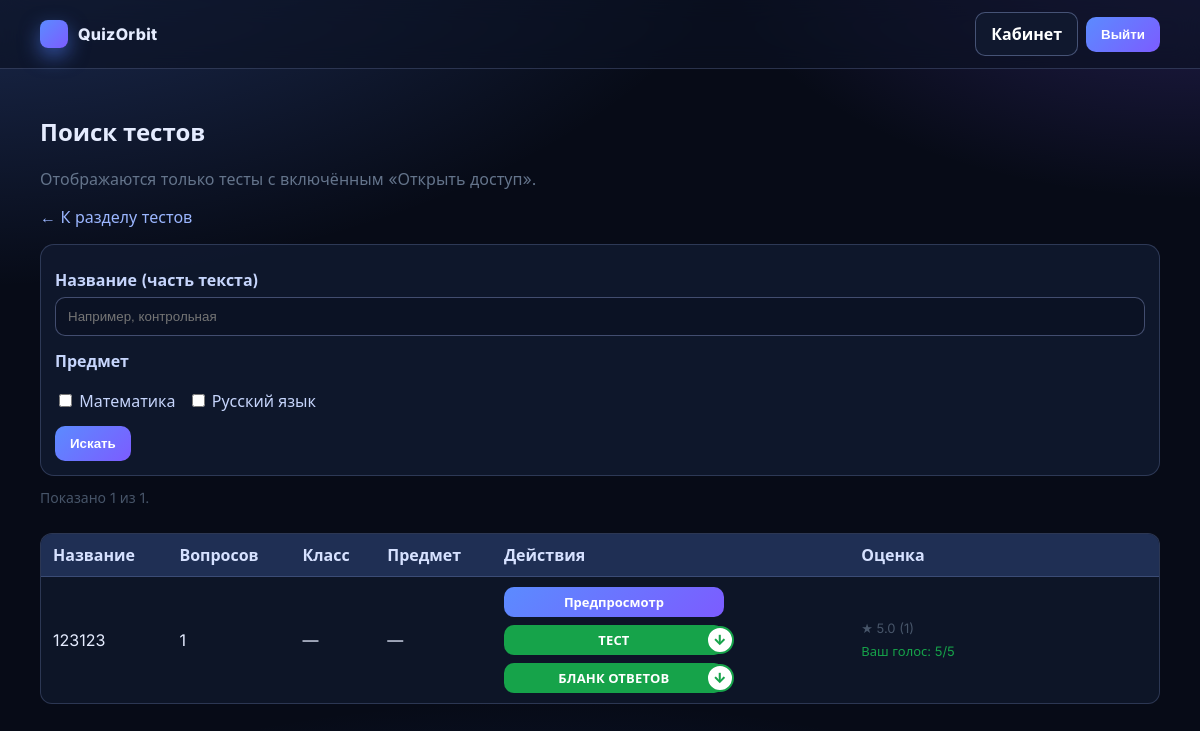
The app's page /tests/search (signed in) with its own data.
### app/models.py (models this page shows)
class TestBlank(db.Model):
    __tablename__ = "test_blanks"
    id = db.Column(db.Integer, primary_key=True)
    uuid = db.Column(db.String(36), unique=True, nullable=False, default=lambda: str(uuid.uuid4()))
    owner_id = db.Column(db.Integer, db.ForeignKey("users.id"), nullable=False, index=True)
    title = db.Column(db.String(200), nullable=True)
    is_public = db.Column(db.Boolean, nullable=False, default=False)
    grade = db.Column(db.Integer, nullable=True)
    subject = db.Column(db.String(50), nullable=True)
    question_count = db.Column(db.Integer, nullable=False)
    created_at = db.Column(db.DateTime, default=datetime.utcnow, nullable=False)
    layout_json = db.Column(db.Text, nullable=True)
    owner = db.relationship("User", back_populates="blanks")
    questions = db.relationship(
        "TestQuestion", back_populates="blank", order_by="TestQuestion.question_number", cascade="all, delete-orphan"
    )
    ratings = db.relationship("TestBlankRating", back_populates="blank", cascade="all, delete-orphan")

### app/routes_web.py (the view)
@web_bp.route("/tests/search", methods=["GET"])
@login_required
def tests_search():
    q = request.args.get("q", "").strip()
    subject_keys = [s for s in request.args.getlist("subject") if s in SUBJECT_LABELS]
    page_raw = (request.args.get("page") or "1").strip()
    try:
        page = max(1, int(page_raw))
    except Exception:
        page = 1
    per_page = 12
    query = TestBlank.query.filter(TestBlank.is_public.is_(True))
    if q:
        query = query.filter(TestBlank.title.ilike(f"%{q}%"))
    if subject_keys:
        query = query.filter(TestBlank.subject.in_(subject_keys))
    query = query.order_by(TestBlank.created_at.desc())
    total = query.count()
    pages = (total + per_page - 1) // per_page if total else 0
    if pages and page > pages:
        page = pages
    items = query.offset((page - 1) * per_page).limit(per_page).all() if total else []
    rating_stats, my_ratings = _ratings_for_blank_ids([t.id for t in items], current_user.id)
    return render_template(
        "tests_search.html",
        items=items,
        q=q,
        subject_keys=subject_keys,
        subject_labels=SUBJECT_LABELS,
        page=page,
        pages=pages,
        total=total,
        query_args={"q": q, "subject": subject_keys},
        rating_stats=rating_stats,
        my_ratings=my_ratings,
        return_to=request.full_path.rstrip("?"),
    )

### app/models.py (called while the page is built)
@login_manager.user_loader
def load_user(user_id: str):
    try:
        return User.query.get(int(user_id))
    except Exception:
        return None

### app/templates/tests_search.html (shortened to what this page needs)
{% extends "base.html" %}
{% block content %}
  <div class="tests-search-page">
  <h2>Поиск тестов</h2>
  <p class="muted-note">Отображаются только тесты с включённым «Открыть доступ».</p>
  <div class="back-link-wrap">
    <a href="{{ url_for('web.tests_hub') }}">← К разделу тестов</a>
  </div>
  <form method="get" class="box search-form">
    <label>Название (часть текста)</label>
    <input type="text" name="q" value="{{ q }}" placeholder="Например, контрольная" />
    <label style="margin-top:14px;">Предмет</label>
    <div class="subject-list">
      {% for key, label in subject_labels.items() %}
        <label class="subject-item">
          <input type="checkbox" name="subject" value="{{ key }}" {% if key in subject_keys %}checked{% endif %} />
          {{ label }}
        </label>
      {% endfor %}
    </div>
    <div class="search-actions">
      <button class="btn" type="submit">Искать</button>
    </div>
  </form>
  {% if items %}
    <div class="results-meta">Показано {{ items|length }} из {{ total }}.</div>
    <div class="table-wrap">
    <table class="data">
      <thead>
        <tr>
          <th>Название</th>
          <th>Вопросов</th>
          <th>Класс</th>
          <th>Предмет</th>
          <th class="actions-cell">Действия</th>
          <th class="rating-cell">Оценка</th>
        </tr>
      </thead>
      <tbody>
        {% for t in items %}
          <tr>
            <td>{{ t.title if t.title else ('Тест ' ~ t.uuid[:8]) }}</td>
            <td>{{ t.question_count }}</td>
            <td>{% if t.grade %}{{ t.grade }}{% else %}—{% endif %}</td>
            <td>{% if t.subject %}{{ subject_labels.get(t.subject, t.subject) }}{% else %}—{% endif %}</td>
            <td>
              <div class="action-buttons">
                <a class="btn js-preview-open" style="padding:6px 10px; font-size:13px;" href="{{ url_for('web.tests_preview', blank_uuid=t.uuid) }}" data-preview-url="{{ url_for('web.tests_preview', blank_uuid=t.uuid) }}">Предпросмотр</a>
                <a class="btn btn-download" style="padding:6px 10px; font-size:13px;" href="{{ url_for('web.blank_pdf_questions', blank_uuid=t.uuid) }}"><span>Тест</span><span class="download-icon">↓</span></a>
                <a class="btn btn-download nowrap" style="padding:6px 10px; font-size:13px;" href="{{ url_for('web.blank_pdf_answers', blank_uuid=t.uuid) }}"><span>Бланк ответов</span><span class="download-icon">↓</span></a>
              </div>
            </td>
            <td>
              {% set rs = rating_stats.get(t.id) %}
              {% set my = my_ratings.get(t.id) %}
              <div class="rating-info">
                {% if rs %}
                  ★ {{ '%.1f'|format(rs[0]) }} ({{ rs[1] }})
                {% else %}
                  Пока нет оценок
                {% endif %}
              </div>
              {% if my %}
                <div class="my-rating">Ваш голос: {{ my }}/5</div>
              {% endif %}
            </td>
          </tr>
        {% endfor %}
      </tbody>
    </table>
    </div>
  {% else %}
    <div class="box empty-state">Ничего не найдено. Проверьте фильтры или создайте тест с открытым доступом.</div>
  {% endif %}
  </div>
{% endblock %}

### app/templates/tests_search.html (style rules this page uses)
.tests-search-page .muted-note { color:#64748b; margin-top:6px; }
.tests-search-page .back-link-wrap { margin-top:12px; }
.tests-search-page .search-form { margin-top:16px; }
.tests-search-page .subject-list { display:flex; flex-wrap:wrap; gap:12px; margin-top:8px; }
.tests-search-page .subject-item { font-weight:500; }
.tests-search-page .search-actions { margin-top:14px; }
.tests-search-page .results-meta { margin-top:12px; color:#475569; font-size:14px; }
.tests-search-page .table-wrap { margin-top:16px; overflow-x:auto; -webkit-overflow-scrolling:touch; }
.tests-search-page .actions-cell { min-width:300px; }
.tests-search-page .rating-cell { min-width:260px; }
.tests-search-page .action-buttons { display:flex; flex-direction:column; align-items:flex-start; gap:8px; }
.tests-search-page .btn-download { position: relative; display: inline-flex; align-items: center; justify-content: center; background: #16a34a; border-color: #16a34a; color: #fff; font-weight: 700; text-transform: uppercase; letter-spacing: 0.2px; padding-right: 34px; overflow: visible; }
.tests-search-page .btn-download .download-icon { position: absolute; right: -10px; top: 50%; transform: translateY(-50%); flex: 0 0 auto; width: 28px; height: 28px; border-radius: 999px; background: #fff; color: #16a34a; display: inline-flex; align-items: center; justify-content: center; font-size: 14px; line-height: 1; font-weight: 900; border: 2px solid #16a34a; }
.tests-search-page .btn-download.nowrap { white-space: nowrap; }
.tests-search-page .btn-download > span:first-child { width: 100%; text-align: center; }
.tests-search-page .action-buttons .btn, .tests-search-page .action-buttons form .btn { width: 220px; text-align: center; }
.tests-search-page .rating-info { font-size:13px; color:#475569; margin-bottom:6px; }
.tests-search-page .my-rating { color:#16a34a; font-size:13px; }

### app/templates/base.html (style rules this page uses)
:root { --bg: #070b17; --surface: #111a2f; --surface-soft: #1a2642; --text: #e5ecff; --muted: #99a8cc; --primary: #5b8bff; --primary-strong: #7c5cff; --border: rgba(172, 191, 255, 0.2); --shadow: 0 24px 50px rgba(4, 10, 30, 0.55); }
* { box-sizing: border-box; }
body { margin: 0; font-family: "Inter", "Segoe UI", Roboto, Arial, sans-serif; color: var(--text); background: radial-gradient(1200px 640px at -5% -20%, rgba(91, 139, 255, 0.35) 0%, transparent 70%), radial-gradient(800px 450px at 100% -10%, rgba(124, 92, 255, 0.28) 0%, transparent 62%), radial-gradient(1000px 400px at 45% 120%, rgba(37, 99, 235, 0.18) 0%, transparent 65%), var(--bg); min-height: 100vh; }
label { display: block; margin-top: 10px; font-weight: 600; color: #c6d5fc; }
input[type="text"], input[type="password"], select, textarea { width: 100%; padding: 11px 12px; margin-top: 6px; border: 1px solid rgba(172, 191, 255, 0.34); border-radius: 10px; background: rgba(11, 18, 35, 0.75); color: var(--text); }
.box { border: 1px solid var(--border); background: rgba(17, 26, 47, 0.88); padding: 14px; border-radius: 14px; margin-top: 16px; }
.btn { display: inline-flex; align-items: center; justify-content: center; gap: 6px; padding: 10px 15px; background: linear-gradient(135deg, var(--primary), var(--primary-strong)); color: white; border: 0; border-radius: 10px; cursor: pointer; text-decoration: none; font-weight: 600; }
a { color: #9bb6ff; text-decoration: none; }
table.data { width: 100%; border-collapse: separate; border-spacing: 0; margin-top: 10px; background: rgba(15, 24, 44, 0.84); border: 1px solid var(--border); border-radius: 12px; overflow: hidden; }
table.data th, table.data td { border-bottom: 1px solid rgba(172, 191, 255, 0.2); padding: 10px 12px; text-align: left; vertical-align: middle; }
table.data tr:last-child td { border-bottom: 0; }
table.data th { background: rgba(38, 58, 102, 0.72); color: #d6e1ff; font-weight: 700; }

### records on screen
TestBlank: title "123123", question_count "1", rs "5.0", rs "1", my "5"

### other values on screen
{{ label }} "Математика" "Русский язык"
{{ items|length }} "1"
{{ total }} "1"
